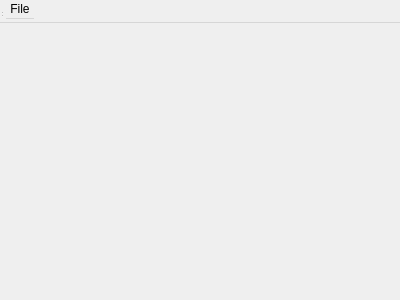
<?xml version="1.0" encoding="UTF-8"?>
<ui version="4.0">
 <class>ShowSvgDialog</class>
 <widget class="QDialog" name="ShowSvgDialog">
  <property name="geometry">
   <rect>
    <x>0</x>
    <y>0</y>
    <width>400</width>
    <height>300</height>
   </rect>
  </property>
  <property name="windowTitle">
   <string>MainWindow</string>
  </property>
  <widget class="QWidget" name="centralWidget" native="true">
   <property name="geometry">
    <rect>
     <x>0</x>
     <y>0</y>
     <width>100</width>
     <height>30</height>
    </rect>
   </property>
  </widget>
  <widget class="QMenuBar" name="menuBar">
   <property name="geometry">
    <rect>
     <x>0</x>
     <y>0</y>
     <width>400</width>
     <height>23</height>
    </rect>
   </property>
   <widget class="QMenu" name="menuFile">
    <property name="title">
     <string>File</string>
    </property>
    <addaction name="actionOpen"/>
   </widget>
   <addaction name="menuFile"/>
  </widget>
  <widget class="QToolBar" name="mainToolBar">
   <property name="geometry">
    <rect>
     <x>0</x>
     <y>0</y>
     <width>4</width>
     <height>12</height>
    </rect>
   </property>
  </widget>
  <widget class="QStatusBar" name="statusBar">
   <property name="geometry">
    <rect>
     <x>0</x>
     <y>0</y>
     <width>3</width>
     <height>18</height>
    </rect>
   </property>
  </widget>
  <action name="actionOpen">
   <property name="text">
    <string>Open</string>
   </property>
  </action>
 </widget>
 <layoutdefault spacing="6" margin="11"/>
 <resources/>
 <connections/>
</ui>
